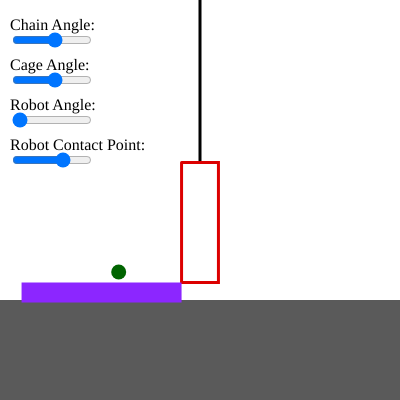
Frame 1 (no input)
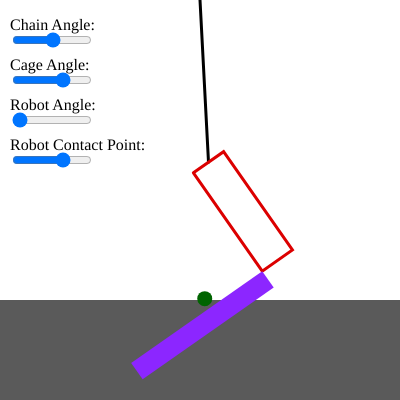
Frame 60 (no input)
Frame 120 (the mouse pressed at the canvas centre since frame 60): identical to frame 60, image omitted

The p5.js sketch that drew these frames (run headless with seeded random() and noise() and a simulated clock; from frame 60 on, the mouse is pressed at the canvas centre):

// p5.js sketch
// ── sketch.js
const SCALE = 5;

var chainAngle = degreesToRadians(35);
var cageAngle = degreesToRadians(0);
var robotAngle = degreesToRadians(0);
var robotContactPoint = 1;

const CAGE_WIDTH = 7.375 * SCALE;
const CAGE_HEIGHT = 24 * SCALE;

const ROBOT_WIDTH = 32 * SCALE;
const ROBOT_HEIGHT = 4 * SCALE;

const FLOOR_DISTANCE = 3.5 * SCALE;
const FLOOR_LOCATION = 60 * SCALE;

const CHAIN_LENGTH = (60 * SCALE) - (CAGE_HEIGHT + FLOOR_DISTANCE);
var chainSlider, cageSlider, robotSlider, robotContactSlider;
function setup() {
    createP('Chain Angle:').position(10, 0);
    createP('Cage Angle:').position(10, 40);
    createP('Robot Angle:').position(10, 80);
    createP('Robot Contact Point:').position(10, 120);
    createCanvas(400, 400);
    chainSlider = createSlider(-90, 90, 0);
    chainSlider.position(10, 30);
    chainSlider.size(80);

    cageSlider = createSlider(-90, 90, 0);
    cageSlider.position(10, 70);
    cageSlider.size(80);

    robotSlider = createSlider(0, 90, 0);
    robotSlider.position(10, 110);
    robotSlider.size(80);

    robotContactSlider = createSlider(0, 1.5, 1, 0);
    robotContactSlider.position(10, 150);
    robotContactSlider.size(80);
}

function draw() {
    chainAngle = degreesToRadians(chainSlider.value());
    cageAngle = degreesToRadians(cageSlider.value());
    robotAngle = degreesToRadians(robotSlider.value());
    robotContactPoint = robotContactSlider.value();
    background(255);
    // The floor
    strokeWeight(0);
    fill(90);
    rect(0, FLOOR_LOCATION, width, height - FLOOR_LOCATION)

    // The chain
    fill(0);
    stroke(0);
    strokeWeight(3);
    beginShape();
    vertex(width / 2, 0);
    let chainPoint = createVector(width / 2 + CHAIN_LENGTH * Math.sin(chainAngle), CHAIN_LENGTH * Math.cos(chainAngle))
    vertex(chainPoint.x, chainPoint.y)
    endShape();

    // The Cage
    noFill();
    stroke(220, 0, 0);
    strokeWeight(3);
    beginShape();
    let p1 = createVector(
        chainPoint.x - CAGE_WIDTH / 2 * Math.cos(cageAngle + chainAngle),
        chainPoint.y + CAGE_WIDTH / 2 * Math.sin(cageAngle + chainAngle));

    let p2 = createVector(
        chainPoint.x + CAGE_WIDTH / 2 * Math.cos(cageAngle + chainAngle),
        chainPoint.y - CAGE_WIDTH / 2 * Math.sin(cageAngle + chainAngle));

    let p3 = createVector(
        p2.x + CAGE_HEIGHT * Math.sin(cageAngle + chainAngle),
        p2.y + CAGE_HEIGHT * Math.cos(cageAngle + chainAngle));

    let p4 = createVector(
        p1.x + CAGE_HEIGHT * Math.sin(cageAngle + chainAngle),
        p1.y + CAGE_HEIGHT * Math.cos(cageAngle + chainAngle));

    vertex(p1.x, p1.y);
    vertex(p2.x, p2.y);
    vertex(p3.x, p3.y);
    vertex(p4.x, p4.y);
    vertex(p1.x, p1.y);
    endShape();

    // The robot
    noStroke();
    fill(140, 38, 255);
    beginShape();
    let r1 = (p1.copy().mult((1 - robotContactPoint))).add(p4.copy().mult(robotContactPoint));

    let r2 = createVector(
        r1.x - ROBOT_WIDTH * Math.cos(robotAngle - cageAngle - chainAngle),
        r1.y - ROBOT_WIDTH * Math.sin(robotAngle - cageAngle - chainAngle));

    let r3 = createVector(
        r2.x - ROBOT_HEIGHT * Math.sin(robotAngle - cageAngle - chainAngle),
        r2.y + ROBOT_HEIGHT * Math.cos(robotAngle - cageAngle - chainAngle));

    let r4 = createVector(
        r1.x - ROBOT_HEIGHT * Math.sin(robotAngle - cageAngle - chainAngle),
        r1.y + ROBOT_HEIGHT * Math.cos(robotAngle - cageAngle - chainAngle));

    vertex(r1.x, r1.y);
    vertex(r2.x, r2.y);
    vertex(r3.x, r3.y);
    vertex(r4.x, r4.y);
    vertex(r1.x, r1.y);
    endShape();

    // Center of Mass
    let robotCenterOfMass = (r1.add(r2)).mult(0.5);
    let cageStructureCenterOfMass = (p1.add(p2).add(p3).add(p4)).mult(0.25);

    let totalCenterMass = (robotCenterOfMass.mult(0.826)).add(cageStructureCenterOfMass.mult(1 - 0.826))
    stroke(0, 100, 0);
    strokeWeight(15);
    point(totalCenterMass);


    totalCenterMassY = ((((CHAIN_LENGTH * Math.cos(chainAngle) +
        CAGE_WIDTH / 2 * Math.sin(cageAngle + chainAngle)) * (1 - robotContactPoint) +
        ((CHAIN_LENGTH * Math.cos(chainAngle) + CAGE_WIDTH / 2 * Math.sin(cageAngle + chainAngle)) +
            CAGE_HEIGHT * Math.cos(cageAngle + chainAngle)) * robotContactPoint) + (((CHAIN_LENGTH * Math.cos(chainAngle) +
                CAGE_WIDTH / 2 * Math.sin(cageAngle + chainAngle)) * (1 - robotContactPoint) +
                ((CHAIN_LENGTH * Math.cos(chainAngle) + CAGE_WIDTH / 2 * Math.sin(cageAngle + chainAngle)) +
                    CAGE_HEIGHT * Math.cos(cageAngle + chainAngle)) * robotContactPoint)
                - ROBOT_WIDTH * Math.sin(robotAngle - cageAngle - chainAngle))) * 0.5) * 0.826 + (0.25 * ((CHAIN_LENGTH * Math.cos(chainAngle) + CAGE_WIDTH / 2 * Math.sin(cageAngle + chainAngle)) +
                    CHAIN_LENGTH * Math.cos(chainAngle) - CAGE_WIDTH / 2 * Math.sin(cageAngle + chainAngle) +
                    (CHAIN_LENGTH * Math.cos(chainAngle) - CAGE_WIDTH / 2 * Math.sin(cageAngle + chainAngle)) + CAGE_HEIGHT * Math.cos(cageAngle + chainAngle) +
                    (CHAIN_LENGTH * Math.cos(chainAngle) + CAGE_WIDTH / 2 * Math.sin(cageAngle + chainAngle)) + CAGE_HEIGHT * Math.cos(cageAngle + chainAngle))) * (1 - 0.826)

    // const chainComponent = CHAIN_LENGTH * Math.cos(chainAngle);
    // const cageComponent = CAGE_WIDTH / 2 * Math.sin(cageAngle + chainAngle);
    // const heightComponent = CAGE_HEIGHT * Math.cos(cageAngle + chainAngle);
    // const robotAdjustment = ROBOT_WIDTH * Math.sin(robotAngle - cageAngle - chainAngle);

    // const firstTerm =
    //     ((chainComponent + cageComponent) * (1 - robotContactPoint) +
    //         (chainComponent + cageComponent + heightComponent) * robotContactPoint);

    // const combinedTerm = firstTerm + (firstTerm - robotAdjustment);

    // const weightedAverage = (combinedTerm * 0.5) * 0.826;

    // const additionalTerm =
    //     0.174 * chainComponent +
    //     0.087 * heightComponent

    // const result = weightedAverage + additionalTerm;

    console.log(totalCenterMass.y, totalCenterMassY)

    // Components
    const chainComponent = CHAIN_LENGTH * Math.cos(chainAngle);
    const cageComponent = CAGE_WIDTH / 2 * Math.sin(cageAngle + chainAngle);
    const heightComponent = CAGE_HEIGHT * Math.cos(cageAngle + chainAngle);
    const robotAdjustment = ROBOT_WIDTH * Math.sin(robotAngle - cageAngle - chainAngle);

    // Partial derivatives
    const dChainComponent_dChainAngle = -CHAIN_LENGTH * Math.sin(chainAngle);
    const dCageComponent_dChainAngle = (CAGE_WIDTH / 2) * Math.cos(cageAngle + chainAngle);
    const dHeightComponent_dChainAngle = -CAGE_HEIGHT * Math.sin(cageAngle + chainAngle);
    const dRobotAdjustment_dChainAngle = -ROBOT_WIDTH * Math.cos(robotAngle - cageAngle - chainAngle);

    const dChainComponent_dCageAngle = 0;
    const dCageComponent_dCageAngle = (CAGE_WIDTH / 2) * Math.cos(cageAngle + chainAngle);
    const dHeightComponent_dCageAngle = -CAGE_HEIGHT * Math.sin(cageAngle + chainAngle);
    const dRobotAdjustment_dCageAngle = -ROBOT_WIDTH * Math.cos(robotAngle - cageAngle - chainAngle);

    // Derivative of firstTerm w.r.t. chainAngle
    const dFirstTerm_dChainAngle =
        dChainComponent_dChainAngle * (1 - robotContactPoint) +
        dCageComponent_dChainAngle * (1 - robotContactPoint) +
        (dChainComponent_dChainAngle + dCageComponent_dChainAngle + dHeightComponent_dChainAngle) * robotContactPoint;

    // Derivative of firstTerm w.r.t. cageAngle
    const dFirstTerm_dCageAngle =
        dChainComponent_dCageAngle * (1 - robotContactPoint) +
        dCageComponent_dCageAngle * (1 - robotContactPoint) +
        (dChainComponent_dCageAngle + dCageComponent_dCageAngle + dHeightComponent_dCageAngle) * robotContactPoint;

    // Derivative of combinedTerm
    const dCombinedTerm_dChainAngle = dFirstTerm_dChainAngle + (dFirstTerm_dChainAngle - dRobotAdjustment_dChainAngle);
    const dCombinedTerm_dCageAngle = dFirstTerm_dCageAngle + (dFirstTerm_dCageAngle - dRobotAdjustment_dCageAngle);

    // Derivative of result
    const dResult_dChainAngle =
        (dCombinedTerm_dChainAngle * 0.5) * 0.826 +
        0.174 * dChainComponent_dChainAngle + 0.087 * dHeightComponent_dChainAngle;

    const dResult_dCageAngle =
        (dCombinedTerm_dCageAngle * 0.5) * 0.826 +
        0.174 * dChainComponent_dCageAngle + 0.087 * dHeightComponent_dCageAngle;
    cageSlider.value(cageSlider.value() + dResult_dCageAngle * 0.1);
    chainSlider.value(chainSlider.value() + dResult_dChainAngle * 0.1);
    // Output derivatives
    // console.log("Derivative w.r.t. chainAngle:", dResult_dChainAngle);
    // console.log("Derivative w.r.t. cageAngle:", dResult_dCageAngle);
    
    // robotCenterOfMass.y = (((CHAIN_LENGTH * Math.cos(chainAngle) +
    //     CAGE_WIDTH / 2 * Math.sin(cageAngle + chainAngle)) * (1 - robotContactPoint) +
    //     ((CHAIN_LENGTH * Math.cos(chainAngle) + CAGE_WIDTH / 2 * Math.sin(cageAngle + chainAngle)) +
    //         CAGE_HEIGHT * Math.cos(cageAngle + chainAngle)) * robotContactPoint) + (((CHAIN_LENGTH * Math.cos(chainAngle) +
    //             CAGE_WIDTH / 2 * Math.sin(cageAngle + chainAngle)) * (1 - robotContactPoint) +
    //             ((CHAIN_LENGTH * Math.cos(chainAngle) + CAGE_WIDTH / 2 * Math.sin(cageAngle + chainAngle)) +
    //                 CAGE_HEIGHT * Math.cos(cageAngle + chainAngle)) * robotContactPoint)
    //             - ROBOT_WIDTH * Math.sin(robotAngle - cageAngle - chainAngle))) * 0.5

    // cageStructureCenterOfMass.y = 0.25 * ((CHAIN_LENGTH * Math.cos(chainAngle) + CAGE_WIDTH / 2 * Math.sin(cageAngle + chainAngle)) +
    //     CHAIN_LENGTH * Math.cos(chainAngle) - CAGE_WIDTH / 2 * Math.sin(cageAngle + chainAngle) +
    //     (CHAIN_LENGTH * Math.cos(chainAngle) - CAGE_WIDTH / 2 * Math.sin(cageAngle + chainAngle)) + CAGE_HEIGHT * Math.cos(cageAngle + chainAngle) +
    //     (CHAIN_LENGTH * Math.cos(chainAngle) + CAGE_WIDTH / 2 * Math.sin(cageAngle + chainAngle)) + CAGE_HEIGHT * Math.cos(cageAngle + chainAngle))

    // r1.y = (CHAIN_LENGTH * Math.cos(chainAngle) +
    //     CAGE_WIDTH / 2 * Math.sin(cageAngle + chainAngle)) * (1 - robotContactPoint) +
    //     ((CHAIN_LENGTH * Math.cos(chainAngle) + CAGE_WIDTH / 2 * Math.sin(cageAngle + chainAngle)) +
    //         CAGE_HEIGHT * Math.cos(cageAngle + chainAngle)) * robotContactPoint;
    // r2.y = ((CHAIN_LENGTH * Math.cos(chainAngle) +
    //     CAGE_WIDTH / 2 * Math.sin(cageAngle + chainAngle)) * (1 - robotContactPoint) +
    //     ((CHAIN_LENGTH * Math.cos(chainAngle) + CAGE_WIDTH / 2 * Math.sin(cageAngle + chainAngle)) +
    //         CAGE_HEIGHT * Math.cos(cageAngle + chainAngle)) * robotContactPoint)
    //     - ROBOT_WIDTH * Math.sin(robotAngle - cageAngle - chainAngle);


    // p1.y = CHAIN_LENGTH * Math.cos(chainAngle) + CAGE_WIDTH / 2 * Math.sin(cageAngle + chainAngle);

    // p2.y = CHAIN_LENGTH * Math.cos(chainAngle) - CAGE_WIDTH / 2 * Math.sin(cageAngle + chainAngle);

    // p3.y = (CHAIN_LENGTH * Math.cos(chainAngle) - CAGE_WIDTH / 2 * Math.sin(cageAngle + chainAngle)) + CAGE_HEIGHT * Math.cos(cageAngle + chainAngle);

    // p4.y = (CHAIN_LENGTH * Math.cos(chainAngle) + CAGE_WIDTH / 2 * Math.sin(cageAngle + chainAngle)) + CAGE_HEIGHT * Math.cos(cageAngle + chainAngle);

    // chainPoint.y = CHAIN_LENGTH * Math.cos(chainAngle);


}

function degreesToRadians(degrees) {
    return degrees * (Math.PI / 180);
};
